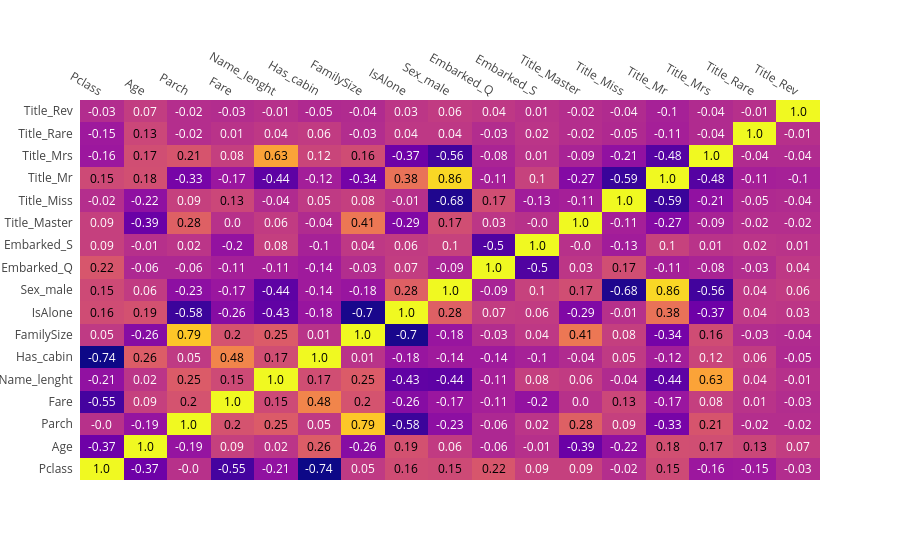

Notebook source saved alongside this figure:
### Code cell
# Correlation matrix
column_names = [
    nom.removeprefix("num__").removeprefix("cat__")
    for nom in preprocessor.get_feature_names_out()
]

X_train_df = pd.DataFrame(X_train, columns=column_names)
corr_matrix = X_train_df.corr().round(2)


import plotly.figure_factory as ff

fig = ff.create_annotated_heatmap(corr_matrix.values,
                                  x = corr_matrix.columns.tolist(),
                                  y = corr_matrix.index.tolist())


fig.show()
